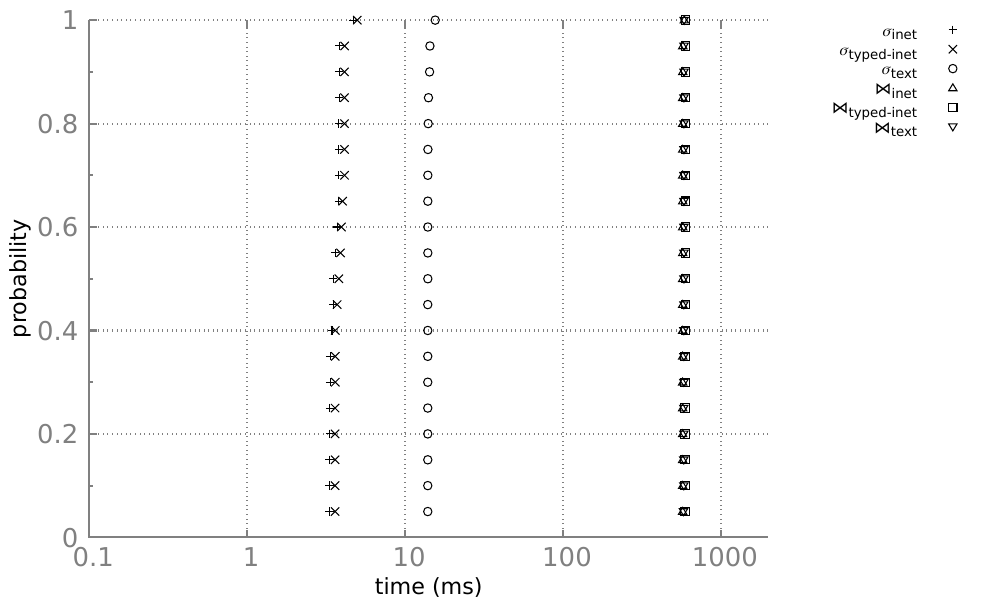

Write the gnuplot code that produced this figure.
reset
set termoption dash
set for [i=1:9] linetype i dashtype i
set style line 80 lt -1 lc rgb "#808080"
set style line 81 lt 0  # dashed
set style line 81 lt rgb "#808080"
set grid back linestyle 81
set border 3 back linestyle 80

set style line 1 lt rgb "black" lw 0.5 pt 13 ps 1
set style line 2 lt rgb "black" lw 0.5 pt 6 ps 1
set style line 3 lt rgb "black" lw 0.5 pt 2 ps 1
set style line 8 lt rgb "black" lw 0.5 pt 1 ps 1
set style line 4 lt rgb "black" lw 0.5 pt 8 ps 1
set style line 5 lt rgb "black" lw 0.5 pt 4 ps 1
set style line 6 lt rgb "black" lw 0.5 pt 25 ps 1
set style line 7 lt rgb "black" lw 0.5 pt 7 ps 1
set style line 11 lt -1 lc rgb "#A00000" lw 3 
set style line 12 lt -1 lc rgb "#00A000" lw 3
set style line 13 lt -1 lc rgb "#5060D0" lw 3
set style line 14 lt 1 lc rgb "#F25900" lw 3


set terminal pdfcairo enhanced color lw 3 size 10,6 font 'Gill sans,18'
set termopt enhanced 
set key top right
set key outside
#set key top right center inside #horizontal center
#set key at 3200, 1
#set key font 'Gill Sans,30'
set key spacing 1
#set xtics 5 nomirror font 'Gill Sans,24'
set ytics 0.2 nomirror font 'Gill Sans,24'
set mxtics 1
set mytics 2
set yrange [0:1]
#set xrange [0:1000000] 

set logscale x 10
#set format x '10^{%T}'

set title font 'Gill Sans,15'

set xlabel "time (ms)" font 'Gill Sans,24'
set ylabel "probability" font 'Gill Sans,24' #offset -1,0,0 

set xtics font ", 28"
set ytics font ", 28"

#set xtics (" " 0.1, " " 1, "10" 10, " " 100, "1000" 1000, "" 10000, "100000" 100000, \
#" " 100000, "100000" 100000, " " 1000000)

set xrange [0:2000]

set output "ip_operations.pdf"

plot 'ip_operations.dat' using ($2):($1) title '𝜎_{inet}' with p linestyle 8,\
'ip_operations.dat' using ($3):($1) title '𝜎_{typed-inet}' with p linestyle 3,\
'ip_operations.dat' using ($4):($1) title '𝜎_{text}' with p linestyle 2,\
'ip_operations.dat' using ($5):($1) title '⋈_{inet}' with p linestyle 4,\
'ip_operations.dat' using ($6):($1) title '⋈_{typed-inet}' with p linestyle 5,\
'ip_operations.dat' using ($7):($1) title '⋈_{text}' with p linestyle 6 


unset output  